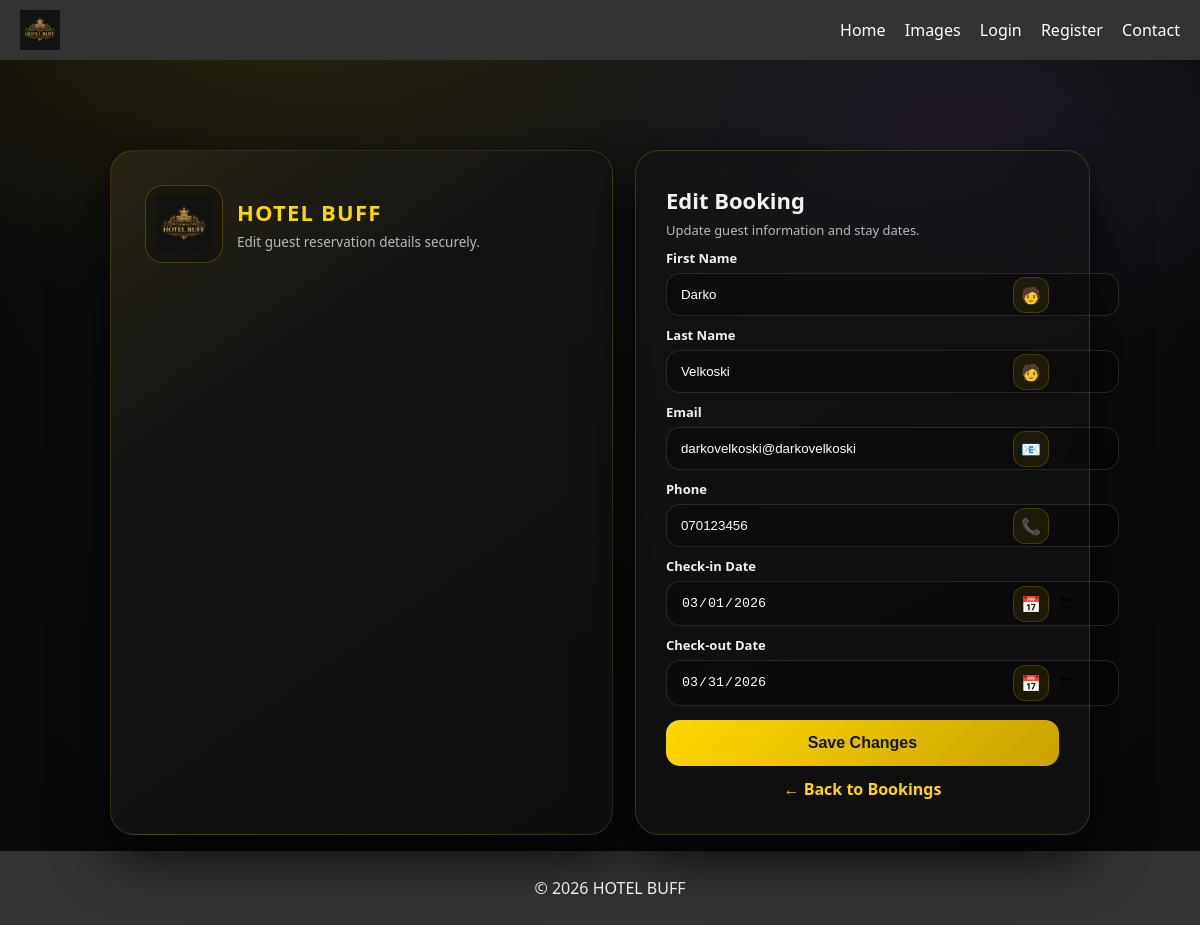
Page /admin/edit/30 on the committed database.
### tables this page shows
CREATE TABLE bookings (
            id INTEGER PRIMARY KEY AUTOINCREMENT,
            first_name TEXT NOT NULL,
            last_name TEXT NOT NULL,
            email TEXT NOT NULL,
            phone TEXT NOT NULL,
            checkin_date TEXT NOT NULL,
            checkout_date TEXT NOT NULL,
            created_at TEXT NOT NULL
        );

### app.py (the view, shortened to what this page needs)
@app.route("/admin/edit/<int:booking_id>", methods=["GET", "POST"])
def edit_booking(booking_id):
    conn = get_db_connection()
    booking = conn.execute(
        "SELECT * FROM bookings WHERE id=?",
        (booking_id,)
    ).fetchone()
    conn.close()
    return render_template("edit_booking.html", booking=booking)

### database.py (called while the page is built)
def get_db_connection():
    conn = sqlite3.connect(DB_NAME, timeout=10, check_same_thread=False)
    conn.row_factory = sqlite3.Row
    return conn

### templates/edit_booking.html (shortened to what this page needs)
{% extends "base.html" %}
{% block content %}
<div class="bg-particles">
  <span class="p"></span><span class="p"></span><span class="p"></span><span class="p"></span><span class="p"></span>
</div>
<div class="wrap">
  <div class="shell">
    <section class="brand-panel">
      <div class="brand-top">
        <div class="logo-hero">
          <img src="{{ url_for('static', filename='images/logo.png') }}" alt="HOTEL BUFF">
        </div>
        <div class="brand-title">
          <h1>HOTEL BUFF</h1>
          <p>Edit guest reservation details securely.</p>
        </div>
      </div>
    </section>
    <section class="card">
      <div class="head">
        <h2>Edit Booking</h2>
        <p>Update guest information and stay dates.</p>
      </div>
      <form method="POST">
        <div class="field">
          <label>First Name</label>
          <div class="control">
            <input type="text" name="first_name" value="{{ booking.first_name }}" required>
            <div class="icon">🧑</div>
          </div>
        </div>
        <div class="field">
          <label>Last Name</label>
          <div class="control">
            <input type="text" name="last_name" value="{{ booking.last_name }}" required>
            <div class="icon">🧑</div>
          </div>
        </div>
        <div class="field">
          <label>Email</label>
          <div class="control">
            <input type="email" name="email" value="{{ booking.email }}" required>
            <div class="icon">📧</div>
          </div>
        </div>
        <div class="field">
          <label>Phone</label>
          <div class="control">
            <input type="text" name="phone" value="{{ booking.phone }}" required>
            <div class="icon">📞</div>
          </div>
        </div>
        <div class="field">
          <label>Check-in Date</label>
          <div class="control">
            <input type="date" name="checkin_date" value="{{ booking.checkin_date }}" required>
            <div class="icon">📅</div>
          </div>
        </div>
        <div class="field">
          <label>Check-out Date</label>
          <div class="control">
            <input type="date" name="checkout_date" value="{{ booking.checkout_date }}" required>
            <div class="icon">📅</div>
          </div>
        </div>
        <button class="btn" type="submit">Save Changes</button>
        <div class="link">
          <a href="{{ url_for('admin_bookings') }}">← Back to Bookings</a>
        </div>
      </form>
    </section>
  </div>
</div>
{% endblock %}

### static/css/style.css (style rules this page uses)
body { font-family: Arial, sans-serif; margin: 0; padding: 0; background-color: #f5f5f5; }

### templates/edit_booking.html (style rules this page uses)
:root { --bg1:#0b0b0c; --card: rgba(20,20,22,.62); --stroke: rgba(255,215,0,.18); --gold:#ffd700; --gold2:#c9a200; --text:#f2f2f2; --muted:#b9b9b9; --danger:#ff4d4d; --ok:#4dff8b; }
body { background: radial-gradient(900px 520px at 20% 0%, rgba(255,215,0,.10), transparent 60%), radial-gradient(700px 420px at 80% 15%, rgba(187,134,252,.10), transparent 55%), radial-gradient(circle at top, #161616, #0b0b0c 55%, #070708); color: var(--text); font-family: "Segoe UI", system-ui, Arial, sans-serif; overflow-x:hidden; }
.bg-particles { position: fixed; inset:0; pointer-events:none; z-index:0; opacity:.55; }
.p { position:absolute; width:6px; height:6px; border-radius:999px; background: radial-gradient(circle, rgba(255,215,0,.9), rgba(255,215,0,.05)); animation: float 9s ease-in-out infinite; }
.p:nth-child(1) { left:10%; top:22%; }
.p:nth-child(2) { left:22%; top:76%; }
.p:nth-child(3) { left:60%; top:18%; }
.p:nth-child(4) { left:84%; top:60%; }
.p:nth-child(5) { left:50%; top:82%; }
.wrap { position: relative; z-index:1; min-height: calc(100vh - 160px); display:flex; align-items:center; justify-content:center; padding: 70px 14px; }
.shell { width:100%; max-width: 980px; display:grid; grid-template-columns: 1.05fr .95fr; gap: 22px; }
.brand-panel { border-radius: 24px; background: linear-gradient(145deg, rgba(255,215,0,.08), rgba(0,0,0,.0) 35%), linear-gradient(145deg, #151516, #0e0e10); border: 1px solid rgba(255,215,0,.16); box-shadow: 0 22px 55px rgba(0,0,0,.75); padding: 34px; position: relative; overflow:hidden; }
.brand-top { display:flex; gap:14px; align-items:center; margin-bottom:18px; }
.logo-hero { width:76px; height:76px; border-radius:18px; background: rgba(0,0,0,.25); border:1px solid rgba(255,215,0,.22); display:flex; align-items:center; justify-content:center; }
.logo-hero img { width:56px; }
.brand-title h1 { margin:0; font-size: 22px; letter-spacing:1.2px; color: var(--gold); }
.brand-title p { margin:6px 0 0; color: var(--muted); font-size: 13.5px; }
.card { border-radius: 24px; background: var(--card); border: 1px solid var(--stroke); backdrop-filter: blur(10px); box-shadow: 0 22px 55px rgba(0,0,0,.78); padding: 34px 30px; position: relative; }
.head h2 { margin:0; font-size:22px; }
.head p { margin:6px 0 0; color:var(--muted); font-size:13px; }
.field { margin-top:10px; }
.field label { display:block; margin-bottom:6px; font-weight:700; font-size:13px; }
.control { position:relative; }
.control input { width:100%; padding:13px 44px 13px 14px; border:1px solid rgba(255,255,255,.12); border-radius:14px; background: rgba(0,0,0,.28); color:#fff; }
.icon { position:absolute; right:10px; top:50%; transform:translateY(-50%); width:34px; height:34px; border-radius:12px; border:1px solid rgba(255,215,0,.18); background: rgba(255,215,0,.08); display:flex; align-items:center; justify-content:center; }
.btn { width:100%; margin-top:14px; padding:14px; border:none; border-radius:14px; background: linear-gradient(135deg, var(--gold), var(--gold2)); color:#151515; font-size:16px; font-weight:900; cursor:pointer; transition:.25s; }
.link { margin-top:12px; text-align:center; }
.link a { color: var(--gold); text-decoration:none; font-weight:900; }

### rows in the picture
bookings: first_name "Darko", last_name "Velkoski", email "darkovelkoski@darkovelkoski", phone "070123456", checkin_date "03/01/2026", checkout_date "03/31/2026"
